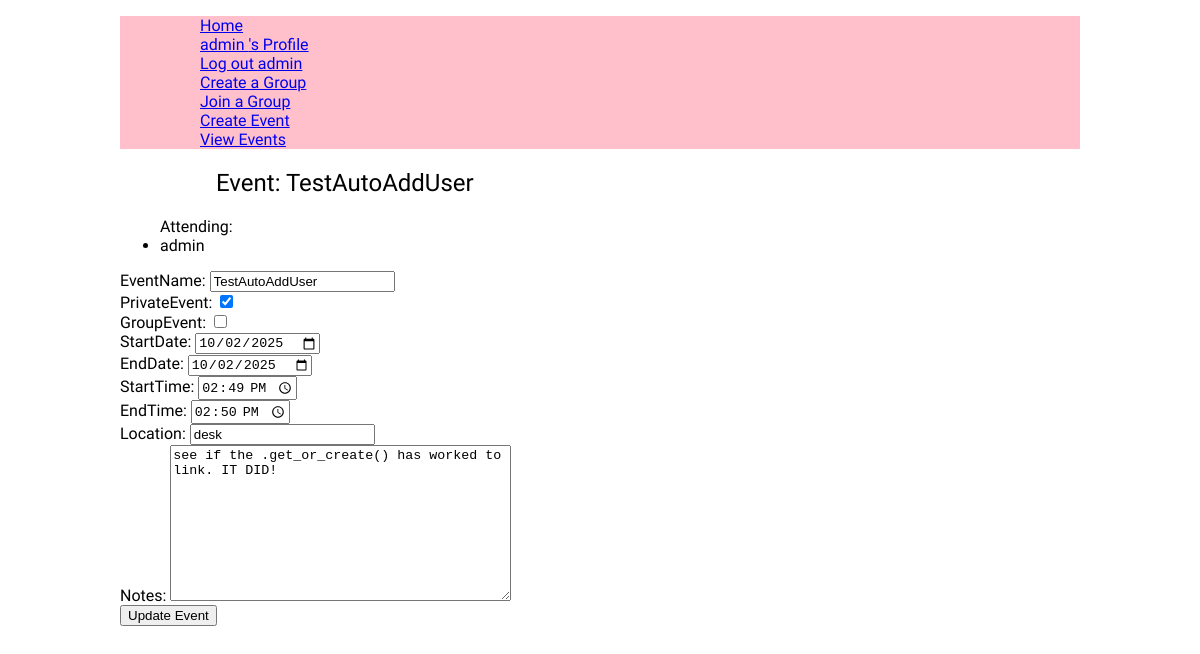
The app's page /calendar/edit/4/ (signed in), older data.
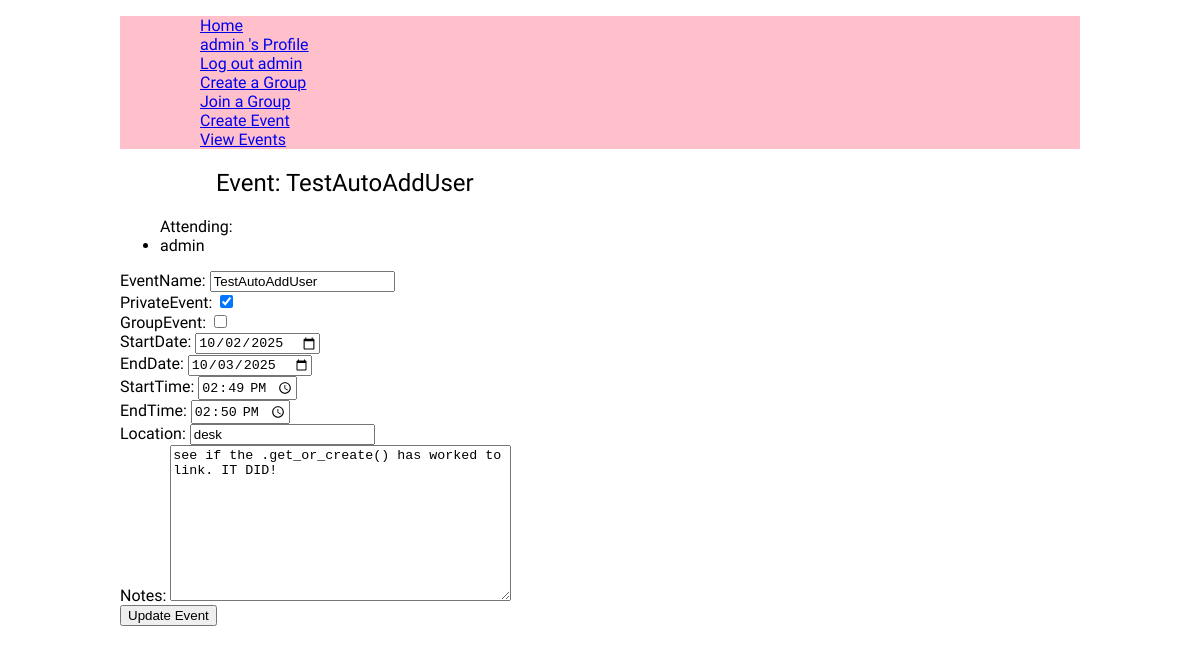
The same page, newer data.
### event_view/models.py (models this page shows, shortened)
class Event(models.Model):
    EventName = models.CharField(blank=False, max_length=128)
    PrivateEvent = models.BooleanField(blank=False, default=True)
    GroupEvent = models.BooleanField(blank=False, default=False)
    StartDate = models.DateField(blank=False, default=todays_date)
    EndDate =   models.DateField(blank=False, default=todays_date)
    StartTime = models.TimeField(blank=False)
    EndTime = models.TimeField(blank=False)
    Location = models.CharField(blank=True, default="Enter a place")
    Notes = models.TextField(blank=True, )
    EventCreatedTime = models.DateTimeField(auto_now_add=True)#for Admin purposes

### calendar_view/views.py (the view)
# urls.py: path('edit/<int:event_id>/', views.edit_event, name='edit_event'),#django docs on URLs for <int:event_id>
@login_required
def edit_event(request, event_id):
    response=""
    event = get_object_or_404(Event, pk=event_id)
    eventLink = UserEventLink.objects.filter(event=event).select_related('customUser')
    linkedUsers =[]
    for userLink in eventLink:
        item = {
            'user': userLink.customUser
        }
        linkedUsers.append(item)
    if request.method == 'POST':
        form = CreateEventForm(request.POST, instance=event)
        if form.is_valid():
            form.save()
            response="Update saved."
            return redirect('calendar:list')
    else:
        response="Something went wrong..."
        form = CreateEventForm(instance=event)
    return render(request, 'calendar_view/edit_event.html', {'form': form, 'event': event, 'response': response,'linkedUsers': linkedUsers,})

### event_view/forms.py
class CreateEventForm(forms.ModelForm):
    class Meta():
        model = Event
        fields =('EventName','PrivateEvent','GroupEvent',
            'StartDate','EndDate','StartTime','EndTime',
            'Location','Notes', #'GroupId',
        )
        widgets = {
            'StartDate': forms.DateInput(attrs={'type': 'date'}),
            'EndDate': forms.DateInput(attrs={'type': 'date'}),
            'StartTime': forms.TimeInput(attrs={'type': 'time'}),
            'EndTime': forms.TimeInput(attrs={'type': 'time'}),
        }

### calendar_view/templates/calendar_view/edit_event.html (shortened to what this page needs)
{% extends "base.html" %}
{% block content %}
<section>
    <h1>Event: {{event.EventName}}</h1>
    <div>
        <ul>
            Attending:
        {% for item in linkedUsers %}
        <li>
            {{item.user.username}}
        </li>
        {%empty%}
            <li>No one is linked to this event</li>
        {% endfor %}
        </ul>
    </div>
    <form method="post">
        {{form}}
        <button type="submit">Update Event</button>
    </form>
</section>
{% endblock content %}

Row changes from the older to the newer data that the page shows:
changed Event "TestAutoAddUser": EndDate "10/02/2025" → "10/03/2025"
